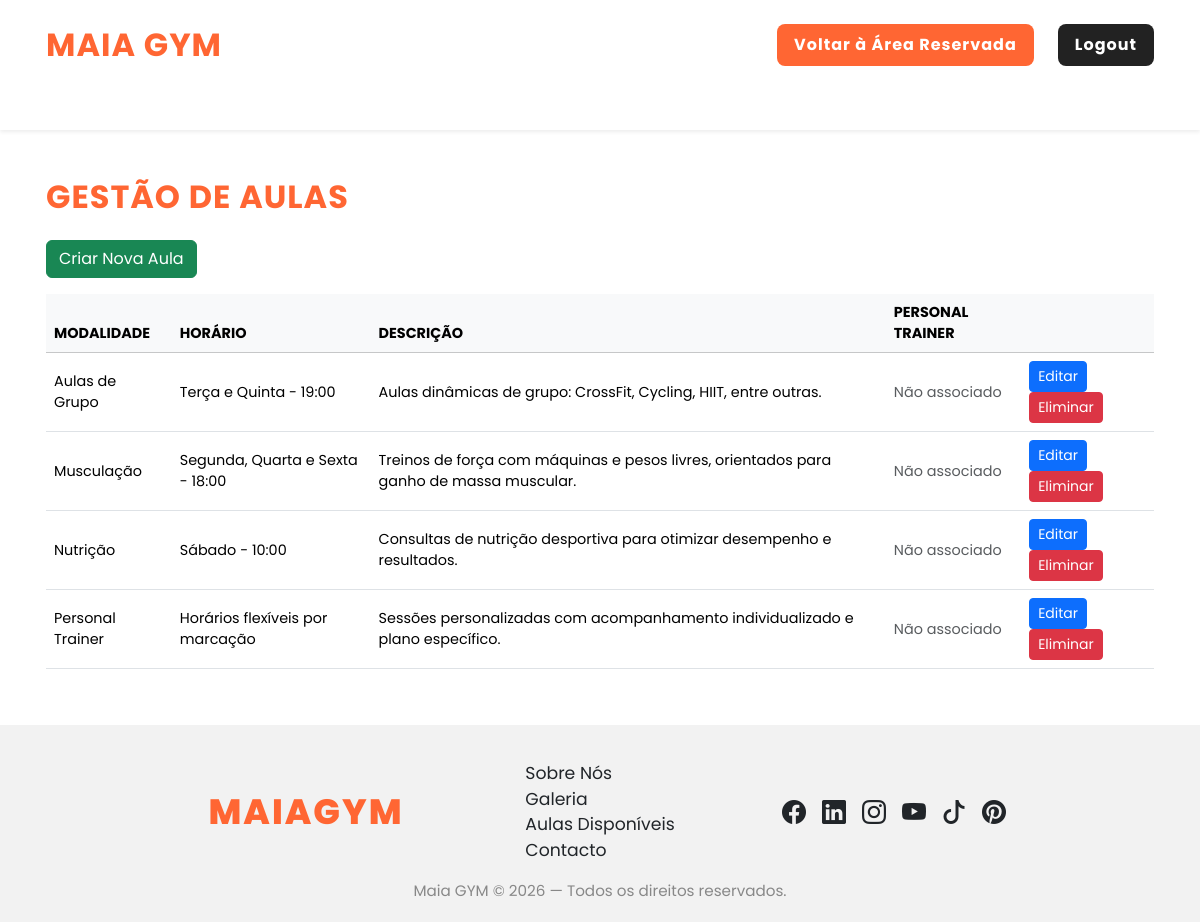
/area-reservada/gerir_aulas.php (signed in), run on the app's committed database.
### tables this page shows
CREATE TABLE IF NOT EXISTS classes (
    id INT AUTO_INCREMENT PRIMARY KEY,
    name VARCHAR(100) NOT NULL,
    description TEXT,
    image VARCHAR(255),
    schedule VARCHAR(100),
    personal_trainer_id INT NULL,
    created_at TIMESTAMP DEFAULT CURRENT_TIMESTAMP,
    FOREIGN KEY (personal_trainer_id) REFERENCES users(id)
);

### area-reservada/gerir_aulas.php (the view, shortened to what this page needs)
<?php
@include '../includes/db.php';
include __DIR__ . '/../includes/header.php';
$aulas = $conn->query("SELECT c.id, c.name, c.schedule, c.description, u.name as pt_name FROM classes c LEFT JOIN users u ON c.personal_trainer_id = u.id ORDER BY c.schedule DESC");
?>
<div class="container mt-5">
    <h2 class="fw-bold mb-4" style="color:#ff6633;">Gestão de Aulas</h2>
    <a href="criar_aula.php" class="btn btn-success mb-3">Criar Nova Aula</a>
    <div class="table-responsive">
        <table class="table table-hover align-middle">
            <thead class="table-light">
                <tr>
                    <th>Modalidade</th>
                    <th>Horário</th>
                    <th>Descrição</th>
                    <th>Personal Trainer</th>
                    <th></th>
                </tr>
            </thead>
            <tbody>
            <?php while ($aula = $aulas->fetch_assoc()): ?>
                <tr>
                    <td><?= htmlspecialchars($aula['name']) ?></td>
                    <td><?= htmlspecialchars($aula['schedule']) ?></td>
                    <td><?= htmlspecialchars($aula['description']) ?></td>
                    <td><?= $aula['pt_name'] ? htmlspecialchars($aula['pt_name']) : '<span class="text-muted">Não associado</span>' ?></td>
                    <td>
                        <a href="editar_aula.php?id=<?= $aula['id'] ?>" class="btn btn-sm btn-primary">Editar</a>
                        <a href="?eliminar=<?= $aula['id'] ?>" class="btn btn-sm btn-danger" onclick="return confirm('Eliminar esta aula?');">Eliminar</a>
                    </td>
                </tr>
            <?php endwhile; ?>
            </tbody>
        </table>
    </div>
</div>
<?php include '../includes/footer.php'; ?>

### includes/header.php (shortened to what this page needs)
<html lang="pt">
<head>
  <link rel="stylesheet" href="https://cdn.jsdelivr.net/npm/bootstrap@5.3.2/dist/css/bootstrap.min.css">
  <link rel="stylesheet" href="/assets/css/style.css">
</head>
<body>
<nav class="navbar navbar-expand-lg navbar-light shadow-sm py-3" style="background:#fff !important; border-bottom:none !important;">
  <div class="container">
    <a class="navbar-brand fw-bold text-uppercase" href="/index.php" style="color:#ff6633; letter-spacing:1px; font-size:2rem;">Maia GYM</a>
    <div class="collapse navbar-collapse justify-content-end" id="menu">
      <ul class="navbar-nav mb-2 mb-lg-0 align-items-lg-center gap-lg-3">
        <?php
        $request_uri = isset($_SERVER['REQUEST_URI']) ? $_SERVER['REQUEST_URI'] : '';
        $is_area_reservada = strpos($request_uri, '/area-reservada/') === 0;
        $is_autenticado = isset($_SESSION['user_id']);
        $is_area_reservada_autenticado = $is_area_reservada && $is_autenticado && isset($_SESSION['user_role']) && in_array($_SESSION['user_role'], ['cliente','personal_trainer','gestor_ginasio']);
        $is_dashboard = $is_area_reservada && strpos($_SERVER['REQUEST_URI'], '/area-reservada/dashboard.php') !== false;
        ?>
        <?php if ($is_autenticado && (!$is_area_reservada || !$is_dashboard)) : ?>
            <li class="nav-item">
              <a class="btn fw-bold px-3 py-2 me-2" href="/area-reservada/dashboard.php" style="background:#ff6633; color:#fff; border-radius:8px; font-size:1rem; letter-spacing:1px;">Voltar à Área Reservada</a>
            </li>
        <?php endif; ?>
        <?php if ($is_autenticado && ($is_area_reservada_autenticado || !$is_dashboard)) : ?>
            <li class="nav-item">
              <a class="btn fw-bold px-3 py-2" href="/logout.php" style="background:#222; color:#fff; border-radius:8px; font-size:1rem; letter-spacing:1px;">Logout</a>
            </li>
        <?php endif; ?>
      </ul>
    </div>
  </div>
</nav>

### includes/footer.php (shortened to what this page needs)
<footer class="footer-main" style="background:#f2f2f2; color:#133; padding: 2.2rem 0 1.2rem 0; border-top: none;">
  <div class="container-fluid px-4">
    <div class="row justify-content-center align-items-center g-4">
      <div class="col-12 col-md-3 text-center mb-3 mb-md-0">
        <span style="font-family:'Poppins',sans-serif; font-weight:800; font-size:2.2rem; letter-spacing:2px; color:#ff6633;">
          MAIAGYM
        </span>
      </div>
      <div class="col-12 col-md-3 text-center mb-3 mb-md-0">
        <ul class="list-unstyled mb-0" style="font-size:1.08rem; display:inline-block; text-align:left;">
          <li><a href="/about.php" class="text-dark text-decoration-none">Sobre Nós</a></li>
          <li><a href="/gallery.php" class="text-dark text-decoration-none">Galeria</a></li>
          <li><a href="/aulas.php" class="text-dark text-decoration-none">Aulas Disponíveis</a></li>
          <li><a href="/contact.php" class="text-dark text-decoration-none">Contacto</a></li>
        </ul>
      </div>
      <div class="col-12 col-md-3 text-center mb-3 mb-md-0">
        <div class="d-flex justify-content-center gap-3">
          <a href="#" class="text-dark" style="font-size:1.5rem;"><i class="bi bi-facebook"></i></a>
          <a href="#" class="text-dark" style="font-size:1.5rem;"><i class="bi bi-linkedin"></i></a>
          <a href="#" class="text-dark" style="font-size:1.5rem;"><i class="bi bi-instagram"></i></a>
          <a href="#" class="text-dark" style="font-size:1.5rem;"><i class="bi bi-youtube"></i></a>
          <a href="#" class="text-dark" style="font-size:1.5rem;"><i class="bi bi-tiktok"></i></a>
          <a href="#" class="text-dark" style="font-size:1.5rem;"><i class="bi bi-pinterest"></i></a>
        </div>
      </div>
    </div>
    <div class="row mt-3">
      <div class="col-12 text-center" style="font-size:0.95rem; color:#888;">
        Maia GYM &copy; 2026 — Todos os direitos reservados.
      </div>
    </div>
  </div>
</footer>
</body>
<link rel="stylesheet" href="https://cdn.jsdelivr.net/npm/bootstrap-icons@1.11.1/font/bootstrap-icons.css">
</html>

### assets/css/style.css (style rules this page uses)
body { background: #fff; color: #222; font-family: 'Poppins', system-ui, -apple-system, BlinkMacSystemFont, "Segoe UI", sans-serif; min-height: 100vh; position: relative; overflow-x: hidden; font-size: 1rem; margin: 0; }
.navbar { background: #fff !important; color: #222 !important; border-bottom: 2px solid #ff6633 !important; font-size: 1.1rem; min-height: 70px; box-shadow: 0 2px 12px rgba(0,0,0,0.03); }
.navbar-brand { font-weight: 800; letter-spacing: 1px; color: #ff6633 !important; font-size: 2.1rem; text-transform: uppercase; }
.container, .container-fluid { padding-left: 1rem; padding-right: 1rem; }
.footer-main, footer { background: #fff; color: #222; font-size: 1rem; border-top: 2px solid #eee; margin-top: 2rem; }
a { text-decoration: none; }
h1, h2, h3, h4 { text-transform: uppercase; letter-spacing: 1px; }
.table { font-size: 0.9rem; }
.table thead tr th { text-transform: uppercase; }
footer { font-size: 0.85rem; }
.container { margin-bottom: 40px; }

### data on the page
classes: name "Aulas de Grupo", schedule "Terça e Quinta - 19:00", description "Aulas dinâmicas de grupo: CrossFit, Cycling, HIIT, entre outras."
classes: name "Musculação", schedule "Segunda, Quarta e Sexta - 18:00", description "Treinos de força com máquinas e pesos livres, orientados para ganho de massa muscular."
classes: name "Nutrição", schedule "Sábado - 10:00", description "Consultas de nutrição desportiva para otimizar desempenho e resultados."
classes: name "Personal Trainer", schedule "Horários flexíveis por marcação", description "Sessões personalizadas com acompanhamento individualizado e plano específico."
